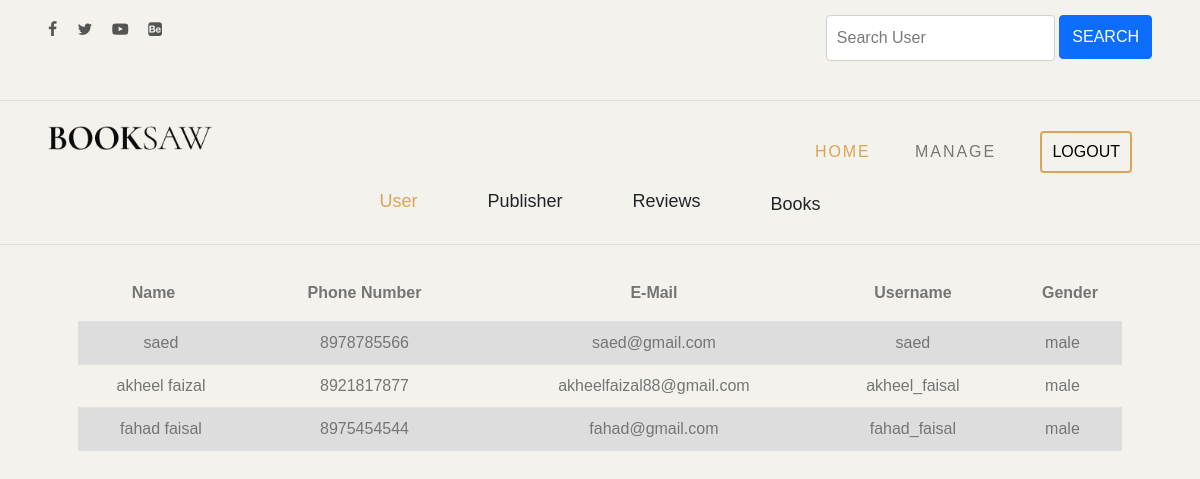
The page /adminhome on the database its author committed.
### bookapp/models.py (models this page shows)
class addUser(models.Model):
    name = models.CharField(max_length=200)
    phone = models.CharField(max_length=200)
    email = models.CharField(max_length=200)
    username = models.CharField(max_length=200)
    password = models.CharField(max_length=200)
    gender_choices = [('male', 'male'), ('female', 'female'), ('not specified', 'not specified')]
    gender = models.CharField(max_length=200, choices=gender_choices, default='not specified')
    user_photo = models.FileField(max_length=200, default='no photo')
    def __str__(self):
        return self.name

### bookapp/views.py (the view)
# urls.py: path('adminhome', views.adminhomepage),
def adminhomepage(request):
    users = addUser.objects.all()
    requests = copyrightapplied.objects.all()
    print(users)
    user_info = users
    if request.method == 'GET':
        member = request.GET.get('searchInput')
        if not member and 'searchInput' in request.GET:
            return redirect(reverse(adminhomepage))
        if member:
            user_info = addUser.objects.filter(Q(name__icontains=member))
            if user_info:
                print("match found")
            else:
                print("no match")
                user_info = []
        else:
            print("no input")
    return render(request, 'adminHome.html', {'users': user_info, 'requests': requests})

### template/adminHome.html (shortened to what this page needs)
<!DOCTYPE html>
<html lang="en">
<head>
	{% load static %}
	<link rel="stylesheet" href="https://cdn.jsdelivr.net/npm/bootstrap@5.0.2/dist/css/bootstrap.min.css">
    <link rel="stylesheet" href="https://cdn.jsdelivr.net/npm/bootstrap-icons@1.5.0/font/bootstrap-icons.css">
	<link rel="stylesheet" type="text/css" href="{% static 'css/normalize.css' %}">
	<link rel="stylesheet" type="text/css" href="{% static 'icomoon/icomoon.css' %}">
	<link rel="stylesheet" type="text/css" href="{% static 'css/vendor.css' %}">
	<link rel="stylesheet" type="text/css" href="{% static 'style.css' %}">
</head>
<body data-bs-spy="scroll" data-bs-target="#header" tabindex="0">
	<div id="header-wrap">
		<div class="top-content">
			<div class="container-fluid">
				<div class="row">
					<div class="col-md-6">
						<div class="social-links">
							<ul>
								<li>
									<a href="#"><i class="icon icon-facebook"></i></a>
								</li>
								<li>
									<a href="#"><i class="icon icon-twitter"></i></a>
								</li>
								<li>
									<a href="#"><i class="icon icon-youtube-play"></i></a>
								</li>
								<li>
									<a href="#"><i class="icon icon-behance-square"></i></a>
								</li>
							</ul>
						</div>
					</div>
					<div class="col-md-6">
						<div class="right-element">
							<div class="action-menu">
								<div class="search">
									<form method="GET" action="" style="display: contents;margin:0;">
										<input type="search" name="searchInput" placeholder="Search User">
										<button style="height:44px;position:relative;top:-2px;" class="btn btn-primary m-0" type="submit">Search</button>
									</form>
								</div>
							</div>
						</div>
					</div>
				</div>
			</div>
		</div>
		<header id="header">
			<div class="container-fluid">
				<div class="row">
					<div class="col-md-2">
						<div class="main-logo">
							<a href="index.html"><img src="{% static 'images/main-logo.png' %}" alt="logo"></a>
						</div>
					</div>
					<div class="col-md-10">
						<nav id="navbar">
							<div class="main-menu stellarnav">
								<ul class="menu-list">
									<li class="menu-item active"><a href="#home">Home</a></li>
									<li class="menu-item"><a href="adminusermanage" class="nav-link">Manage</a></li>
									<li class="menu-item"><a href="logout" class="nav-link"><button id="logoutbutton" style="padding:7px 10px;margin:0;height:auto;border: 2px solid #daa556;" class="btn">LOGOUT</button></a></li>
								</ul>
							</div>
						</nav>
					</div>
				</div>
				<div class="row">
					<div class="col-md-12">
						<div class="sort">
							<ul>
								<li><a style="color: #daa556 !important;" class="text-dark banner-list">User</a></li>
								<li><a href="adminpublisherdisp" class="text-dark banner-list">Publisher</a></li>
								<li><a href="adminreviewdisp" class="text-dark banner-list">Reviews</a></li>
								<li><a href="adminbook" class="text-dark banner-list">Books</a></li>
							</ul>
						</div>
					</div>
				</div>
			</div>
		</header>
	</div>
	<section class="user_details" style="position:relative;min-height:calc(100vh - 300px);">
			<div class="container">
				{% if users %}
					<table>
						<tr>
							<th class="text-center">Name</th>
							<th class="text-center">Phone Number</th>
							<th class="text-center">E-Mail</th>
							<th class="text-center">Username</th>
							<th class="text-center">Gender</th>
						</tr>
						{% for user in users %}
							<tr>
								<td class="text-center">{{user.name}}</td>
								<td class="text-center">{{user.phone}}</td>
								<td class="text-center">{{user.email}}</td>
								<td class="text-center">{{user.username}}</td>
								<td class="text-center">{{user.gender}}</td>
							</tr>
						{% endfor %}
					</table>
				{% else %}
					<h2>No Users</h2>
				{% endif %}
			</div>
	</section>
</body>
</html>

### static/icomoon/icomoon.css (style rules this page uses)
[class^="icon-"], [class*=" icon-"] { font-family: 'icomoon' !important; speak: never; font-style: normal; font-weight: normal; font-variant: normal; text-transform: none; line-height: 1; -webkit-font-smoothing: antialiased; -moz-osx-font-smoothing: grayscale; }
.icon-twitter:before { content: "\f099"; }
.icon-facebook:before { content: "\f09a"; }
.icon-youtube-play:before { content: "\f16a"; }
.icon-behance-square:before { content: "\f1b5"; }

### rows shown on the page
addUser: name "saed", phone "8978785566", email "saed@gmail.com", username "saed", gender "male"
addUser: name "akheel faizal", phone "8921817877", email "akheelfaizal88@gmail.com", username "akheel_faisal", gender "male"
addUser: name "fahad faisal", phone "8975454544", email "fahad@gmail.com", username "fahad_faisal", gender "male"
